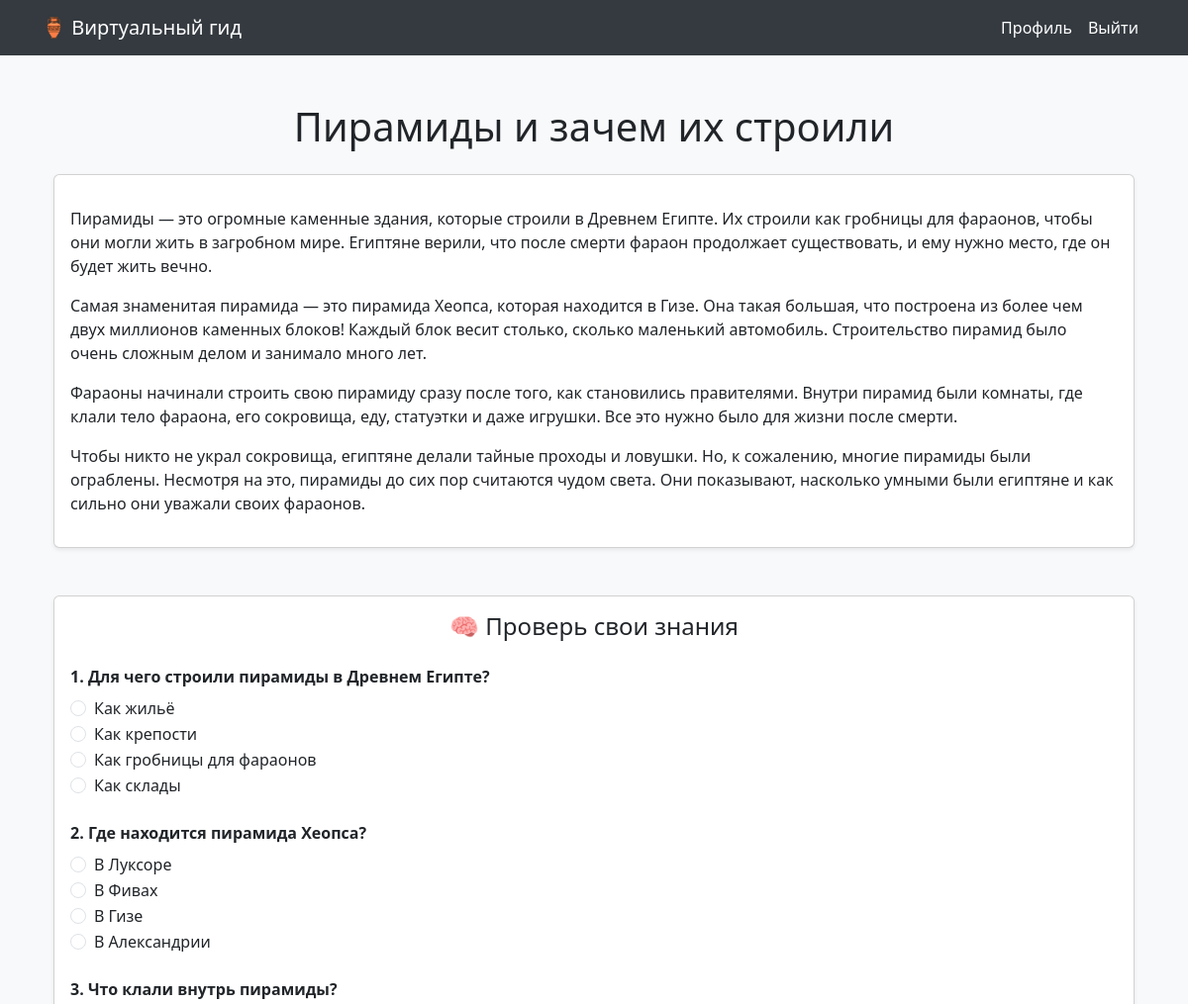
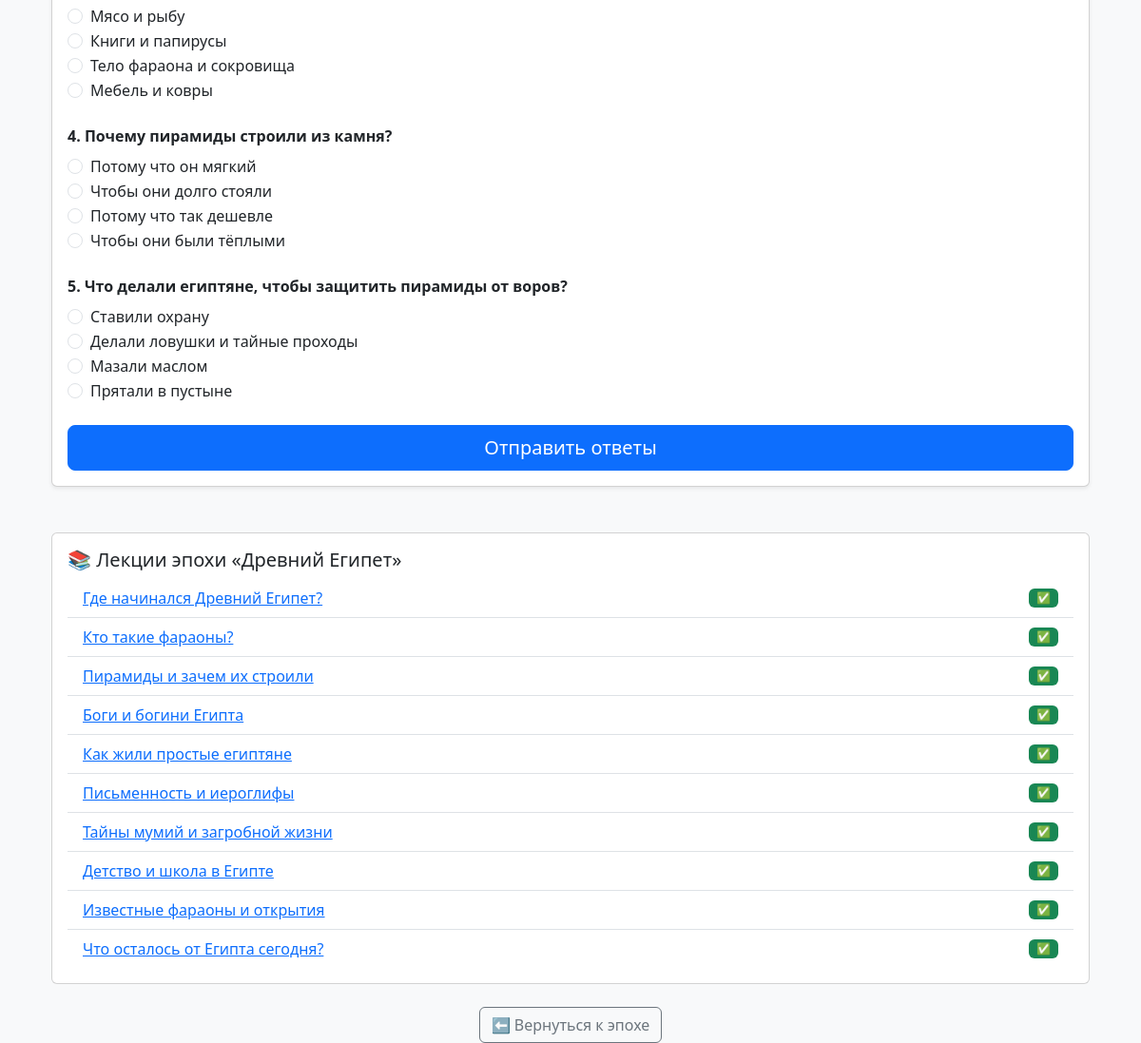
/lecture/3/ (signed in), run on the app's committed database (2 pictures, top to bottom).
### guide/models.py (models this page shows, shortened)
class Lecture(models.Model):
    era = models.ForeignKey(Era, on_delete=models.CASCADE, related_name='lectures')
    title = models.CharField(max_length=200)
    content = models.TextField()
    order = models.PositiveIntegerField()  # от 1 до 10
    class Meta:
        unique_together = ('era', 'order')
        ordering = ['era', 'order']

class QuizQuestion(models.Model):
    lecture = models.ForeignKey(Lecture, on_delete=models.CASCADE, related_name='quiz_questions')
    question = models.CharField(max_length=255, default='')
    option1 = models.CharField(max_length=255, default='')
    option2 = models.CharField(max_length=255, default='')
    option3 = models.CharField(max_length=255, default='')
    option4 = models.CharField(max_length=255, default='')
    correct_answer = models.CharField(max_length=255, default='')

class Era(models.Model):
    name = models.CharField(max_length=200)
    description = models.TextField()
    image = models.ImageField(upload_to='images/', null=True, blank=True)

### guide/views.py (the view, shortened to what this page needs)
# urls.py: path('lecture/<int:pk>/', views.lecture_detail, name='lecture_detail'),
@login_required
def lecture_detail(request, pk):
    lecture = get_object_or_404(Lecture, pk=pk)
    user = request.user
    progress, _ = LectureProgress.objects.get_or_create(user=user, lecture=lecture)
    if not progress.viewed:
        progress.viewed = True
        progress.save()
    questions = lecture.quiz_questions.all()
    era_lectures = Lecture.objects.filter(era=lecture.era)
    viewed_count = LectureProgress.objects.filter(user=user, lecture__in=era_lectures, viewed=True).count()
    if viewed_count == era_lectures.count():
        MiniGameUnlock.objects.update_or_create(
            user=user,
            era=lecture.era,
            defaults={'unlocked': True}
        )
    all_lectures = era_lectures.order_by('order')
    progress_map = {
        lp.lecture_id: lp.viewed
        for lp in LectureProgress.objects.filter(user=user, lecture__in=all_lectures)
    }
    return render(request, 'guide/lecture_detail.html', {
        'lecture': lecture,
        'questions': questions,
        'all_lectures': all_lectures,
        'progress_map': progress_map,
    })

### guide/templatetags/custom_filters.py (called while the page is built)
@register.filter
def dict_get(dictionary, key):
    return dictionary.get(key)

### guide/templates/guide/lecture_detail.html (shortened to what this page needs)
{% extends 'guide/base.html' %}
{% load custom_filters %}
{% block content %}
<div class="container">
    <h1 class="text-center mb-4">{{ lecture.title }}</h1>
    <div class="card shadow-sm mb-5">
        <div class="card-body">
            <p style="font-size: 18px;">{{ lecture.content|linebreaks }}</p>
        </div>
    </div>
    <div class="card shadow-sm">
        <div class="card-body">
            <h4 class="mb-4 text-center">🧠 Проверь свои знания</h4>
            <form method="post">
                {% for question in questions %}
                    <div class="mb-4">
                        <strong>{{ forloop.counter }}. {{ question.question }}</strong>
                        <div class="form-check mt-2">
                            <input class="form-check-input" type="radio" name="question_{{ forloop.counter }}" value="{{ question.option1 }}" required>
                            <label class="form-check-label">{{ question.option1 }}</label>
                        </div>
                        <div class="form-check">
                            <input class="form-check-input" type="radio" name="question_{{ forloop.counter }}" value="{{ question.option2 }}">
                            <label class="form-check-label">{{ question.option2 }}</label>
                        </div>
                        <div class="form-check">
                            <input class="form-check-input" type="radio" name="question_{{ forloop.counter }}" value="{{ question.option3 }}">
                            <label class="form-check-label">{{ question.option3 }}</label>
                        </div>
                        <div class="form-check">
                            <input class="form-check-input" type="radio" name="question_{{ forloop.counter }}" value="{{ question.option4 }}">
                            <label class="form-check-label">{{ question.option4 }}</label>
                        </div>
                    </div>
                {% endfor %}
                <div class="d-grid">
                    <button type="submit" class="btn btn-primary btn-lg">Отправить ответы</button>
                </div>
            </form>
        </div>
    </div>
<div class="card mt-5">
    <div class="card-body">
        <h5 class="card-title">📚 Лекции эпохи «{{ lecture.era.name }}»</h5>
        <ul class="list-group list-group-flush">
            {% for lec in all_lectures %}
                <li class="list-group-item d-flex justify-content-between align-items-center">
                    <a href="{% url 'lecture_detail' lec.pk %}">{{ lec.title }}</a>
                    {% if progress_map|dict_get:lecture.id %}
    <span class="badge bg-success ms-2">✅</span>
{% endif %}
                </li>
            {% endfor %}
        </ul>
    </div>
</div>
    <div class="text-center mt-4">
        <a href="{% url 'era_detail' lecture.era.pk %}" class="btn btn-outline-secondary">⬅ Вернуться к эпохе</a>
    </div>
</div>
{% endblock %}

### guide/templates/guide/base.html (style rules this page uses)
body { background-color: #f8f9fa; }

### data on the page
Lecture: title "Пирамиды и зачем их строили", content "Пирамиды — это огромные каменные здания, которые строили в Древнем Египте. Их строили как гробницы для фараонов, чтобы они могли жить в загробном мире. Египтяне верили, что после смерти фараон продолжает существовать, и ему нужно место, где он будет жить вечно. Самая знаменитая пирамида — это пирамида Хеопса, которая находится в Гизе. Она такая большая, что построена из более чем двух миллионов каменных блоков! Каждый блок весит столько, сколько маленький автомобиль. Строительство пирамид было очень сложным делом и занимало много лет. Фараоны начинали строить свою пирамиду сразу после того, как становились правителями. Внутри пирамид были комнаты, где клали тело фараона, его сокровища, еду,…", era.name "Древний Египет"
QuizQuestion: question "Для чего строили пирамиды в Древнем Египте?", option1 "Как жильё", option2 "Как крепости", option3 "Как гробницы для фараонов", option4 "Как склады"
QuizQuestion: question "Где находится пирамида Хеопса?", option1 "В Луксоре", option2 "В Фивах", option3 "В Гизе", option4 "В Александрии"
QuizQuestion: question "Что клали внутрь пирамиды?", option1 "Мясо и рыбу", option2 "Книги и папирусы", option3 "Тело фараона и сокровища", option4 "Мебель и ковры"
QuizQuestion: question "Почему пирамиды строили из камня?", option1 "Потому что он мягкий", option2 "Чтобы они долго стояли", option3 "Потому что так дешевле", option4 "Чтобы они были тёплыми"
QuizQuestion: question "Что делали египтяне, чтобы защитить пирамиды от воров?", option1 "Ставили охрану", option2 "Делали ловушки и тайные проходы", option3 "Мазали маслом", option4 "Прятали в пустыне"
Lecture: title "Где начинался Древний Египет?"
Lecture: title "Кто такие фараоны?"
Lecture: title "Боги и богини Египта"
Lecture: title "Как жили простые египтяне"
Lecture: title "Письменность и иероглифы"
Lecture: title "Тайны мумий и загробной жизни"
Lecture: title "Детство и школа в Египте"
Lecture: title "Известные фараоны и открытия"
Lecture: title "Что осталось от Египта сегодня?"
